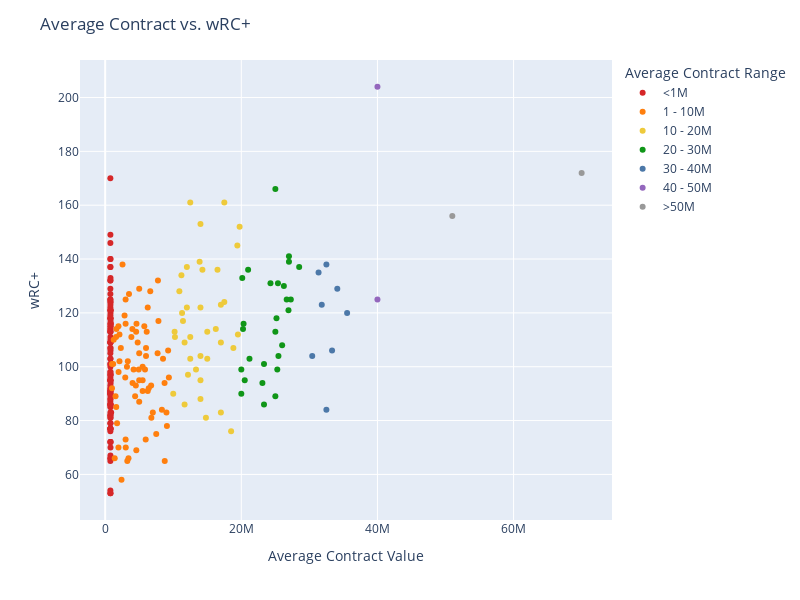

Write notebook code for a chart like this one.
### Markdown cell above
### Salary vs. wRC+ ###

### Code cell
fig = px.scatter(df_plussal,
                 x = 'Salary',
                 y = 'wRC+',
                 color = 'salcat',
                 category_orders={'salcat': desired_order},
                 color_discrete_sequence = (['#D62728', '#FF7F0E', '#EECA3B', '#109618', '#4C78A8', '#9467BD', '#999999']),
                 hover_data = 'Name')

fig.update_layout(width = 800,
                  height = 600,
                  legend_title = 'Average Contract Range',
                  title = 'Average Contract vs. wRC+',
                  xaxis_title = 'Average Contract Value')

fig.show()

### Figure 1 — Plotly figure (JSON) as saved in the notebook; plotly's stock layout.template omitted (floating-point values rounded to 4 significant figures)
{"data": [{"customdata": [["Elly De La Cruz"], ["Heliot Ramos"], ["James Wood"], ["Vinnie Pasquantino"], ["Maikel Garcia"], ["Brice Turang"], ["Riley Greene"], ["Junior Caminero"], ["Gunnar Henderson"], ["Spencer Torkelson"], ["Jackson Holliday"], ["Pete Crow-Armstrong"], ["CJ Abrams"], ["Andy Pages"], ["Tyler Soderstrom"], ["Xavier Edwards"], ["Nathaniel Lowe"], ["Anthony Volpe"], ["Otto Lopez"], ["Sal Frelick"], ["Michael Busch"], ["Jordan Beck"], ["Hunter Goodman"], ["Matt McLain"], ["Wyatt Langford"], ["Miguel Vargas"], ["Spencer Steer"], ["Yainer Diaz"], ["Nolan Schanuel"], ["Zach Neto"], ["Alec Burleson"], ["Oneil Cruz"], ["Lenyn Sosa"], ["Brenton Doyle"], ["Masyn Winn"], ["Kyle Manzardo"], ["Ben Rice"], ["Brooks Lee"], ["Shea Langeliers"], ["Jacob Wilson"], ["Eric Wagaman"], ["Josh Jung"], ["Joey Ortiz"], ["Caleb Durbin"], ["Chase Meidroth"], ["Addison Barger"], ["Cam Smith"], ["Nick Kurtz"], ["Jackson Merrill"], ["Carlos Santana"], ["Gabriel Arias"], ["Alek Thomas"], ["Dillon Dingler"], ["Kerry Carpenter"], ["Mark Vientos"], ["Victor Scott II"], ["Kyle Stowers"], ["Iván Herrera"], ["Patrick Bailey"], ["Logan O'Hoppe"], ["Austin Wells"], ["Drake Baldwin"], ["Isaac Collins"], ["Chandler Simpson"], ["Nathan Lukes"], ["Matt Shaw"], ["Josh Lowe"], ["Brett Baty"], ["Jasson Domínguez"], ["Tyler Freeman"], ["Jake Mangum"], ["Jonathan Aranda"], ["Daniel Schneemann"], ["Wilyer Abreu"], ["Nick Allen"], ["Bo Naylor"], ["Spencer Horwitz"], ["Nick Gonzales"], ["Nolan Jones"], ["Edgar Quero"], ["Nolan Gorman"], ["Jordan Walker"], ["Matt Wallner"], ["Liam Hicks"], ["Max Muncy"], ["Kody Clemens"], ["Brayan Rocchio"], ["Jake Burger"], ["Jared Triolo"], ["José Caballero"], ["Jacob Young"], ["Noelvi Marte"], ["Colton Cowser"], ["Jordan Westburg"], ["Daylen Lile"], ["Casey Schmitt"], ["Freddy Fermin"], ["Javier Sanoja"], ["Romy Gonzalez"], ["Michael Toglia"], ["Connor Norby"], ["Dane Myers"], ["Brooks Baldwin"], ["Trey Sweeney"], ["Alex Call"], ["Dylan Crews"], ["Gabriel Moreno"], ["Christopher Morel"], ["Roman Anthony"]], "hovertemplate": "salcat=<1M<br>Salary=%{x}<br>wRC+=%{y}<br>Name=%{customdata[0]}<extra></extra>", "legendgroup": "<1M", "marker": {"color": "#D62728", "symbol": "circle"}, "mode": "markers", "name": "<1M", "orientation": "v", "showlegend": true, "type": "scatter", "x": [770000.0, 780000.0, 764600.0, 793200.0, 774800.0, 777100.0, 812400.0, 764100.0, 782300.0, 785700.0, 764800.0, 771000.0, 780600.0, 770000.0, 765000.0, 772000.0, 760000.0, 879000.0, 778500.0, 771800.0, 780500.0, 762000.0, 765000.0, 770000.0, 773500.0, 770400.0, 780000.0, 805600.0, 780000.0, 780000.0, 778600.0, 785000.0, 770000.0, 765000.0, 770800.0, 763200.0, 782800.0, 764400.0, 770000.0, 760000.0, 770000.0, 780500.0, 776000.0, 760000.0, 760000.0, 760000.0, 760000.0, 760000.0, 809500.0, 760000.0, 770200.0, 793000.0, 762600.0, 796800.0, 788800.0, 764200.0, 768200.0, 770300.0, 780000.0, 790000.0, 801400.0, 760000.0, 761100.0, 760000.0, 766800.0, 760000.0, 775100.0, 774000.0, 774200.0, 775700.0, 760000.0, 766500.0, 766000.0, 780000.0, 780000.0, 790300.0, 767500.0, 775000.0, 770000.0, 760000.0, 782900.0, 770800.0, 770800.0, 760000.0, 760000.0, 771000.0, 771000.0, 790000.0, 775000.0, 776800.0, 768700.0, 760000.0, 774500.0, 772700.0, 760000.0, 780000.0, 781800.0, 761500.0, 774000.0, 765000.0, 765000.0, 769000.0, 762600.0, 764000.0, 769100.0, 761800.0, 793000.0, 771800.0, 760000.0], "xaxis": "x", "y": [109, 106, 127, 116, 121, 124, 121, 129, 120, 118, 96, 109, 107, 113, 125, 95, 91, 83, 86, 114, 140, 90, 118, 77, 118, 101, 97, 92, 109, 116, 124, 86, 100, 65, 91, 113, 133, 81, 132, 121, 85, 91, 67, 105, 87, 107, 90, 170, 116, 82, 77, 81, 109, 115, 97, 76, 149, 137, 70, 72, 94, 125, 122, 88, 103, 93, 79, 111, 103, 91, 95, 146, 79, 110, 53, 85, 119, 82, 72, 95, 88, 66, 114, 98, 137, 95, 77, 89, 86, 97, 66, 101, 83, 115, 132, 98, 77, 86, 123, 54, 90, 72, 92, 53, 113, 77, 117, 90, 140], "yaxis": "y"}, {"customdata": [["Geraldo Perdomo"], ["Jarren Duran"], ["Steven Kwan"], ["Ozzie Albies"], ["Taylor Ward"], ["William Contreras"], ["Michael Harris II"], ["Lawrence Butler"], ["Ernie Clement"], ["Ceddanne Rafaela"], ["Lars Nootbaar"], ["Trent Grisham"], ["Jo Adell"], ["Ke'Bryan Hayes"], ["Trevor Larnach"], ["Jonathan India"], ["Bryson Stott"], ["Mike Yastrzemski"], ["Brandon Lowe"], ["Andrew McCutchen"], ["Adolis García"], ["Gavin Sheets"], ["Ryan O'Hearn"], ["Luis Rengifo"], ["Josh Bell"], ["Jorge Polanco"], ["Brendan Donovan"], ["Zach McKinstry"], ["Alejandro Kirk"], ["Alec Bohm"], ["Gavin Lux"], ["Harrison Bader"], ["Cedric Mullins"], ["Jesús Sánchez"], ["Ty France"], ["Colt Keith"], ["Ryan Jeffers"], ["Wilmer Flores"], ["Mickey Moniak"], ["Adam Frazier"], ["Isiah Kiner-Falefa"], ["Willi Castro"], ["Tommy Pham"], ["Andrew Vaughn"], ["Isaac Paredes"], ["Jonah Heim"], ["Luis Robert Jr."], ["Brandon Marsh"], ["Carson Kelly"], ["Austin Hays"], ["Kyle Isbel"], ["Royce Lewis"], ["Ezequiel Tovar"], ["Victor Caratini"], ["Mike Tauchman"], ["Jake Meyers"], ["Adley Rutschman"], ["Ryan Mountcastle"], ["Jose Iglesias"], ["Tyler Stephenson"], ["Tyrone Taylor"], ["Miguel Andujar"], ["Danny Jansen"], ["Joey Bart"], ["Santiago Espinal"], ["Kyle Higashioka"], ["Michael A. Taylor"], ["Miguel Rojas"], ["Taylor Walls"], ["Rowdy Tellez"], ["Jose Trevino"], ["Kyle Farmer"]], "hovertemplate": "salcat=1 - 10M<br>Salary=%{x}<br>wRC+=%{y}<br>Name=%{customdata[0]}<extra></extra>", "legendgroup": "1 - 10M", "marker": {"color": "#FF7F0E", "symbol": "circle"}, "mode": "markers", "name": "1 - 10M", "orientation": "v", "showlegend": true, "type": "scatter", "x": [2550000.0, 3850000.0, 4175000.0, 5000000.0, 7825000.0, 6100000.0, 9000000.0, 9357000.0, 1970000.0, 6250000.0, 2950000.0, 5000000.0, 2100000.0, 8750000.0, 2100000.0, 4400000.0, 3200000.0, 9250000.0, 4000000.0, 5000000.0, 7000000.0, 1600000.0, 3500000.0, 5950000.0, 6000000.0, 7750000.0, 2850000.0, 1650000.0, 4600000.0, 7700000.0, 3325000.0, 6250000.0, 8725000.0, 4500000.0, 1000000.0, 4774000.0, 4550000.0, 5500000.0, 1250000.0, 1525000.0, 7500000.0, 6400000.0, 4025000.0, 5850000.0, 6625000.0, 4575000.0, 8333000.0, 3000000.0, 5750000.0, 5000000.0, 1750000.0, 1625000.0, 9071000.0, 6000000.0, 1950000.0, 2300000.0, 5500000.0, 6787000.0, 3000000.0, 4925000.0, 3025000.0, 3000000.0, 8500000.0, 1175000.0, 2400000.0, 6750000.0, 1950000.0, 5500000.0, 1400000.0, 1000000.0, 3425000.0, 3250000.0], "xaxis": "x", "y": [138, 111, 99, 87, 117, 113, 83, 96, 98, 91, 96, 129, 112, 65, 102, 89, 100, 106, 114, 95, 83, 111, 127, 73, 107, 132, 119, 114, 116, 105, 102, 122, 94, 93, 92, 109, 113, 95, 110, 89, 75, 92, 94, 99, 128, 69, 84, 116, 115, 105, 79, 85, 78, 104, 115, 107, 91, 81, 73, 99, 70, 125, 103, 101, 58, 93, 70, 100, 66, 101, 66, 65], "yaxis": "y"}, {"customdata": [["Kyle Schwarber"], ["Randy Arozarena"], ["Cal Raleigh"], ["Brent Rooker"], ["Luis Arraez"], ["J.P. Crawford"], ["Bryan Reynolds"], ["Seiya Suzuki"], ["Nico Hoerner"], ["Corbin Carroll"], ["Gleyber Torres"], ["Bo Bichette"], ["Jung Hoo Lee"], ["Josh Naylor"], ["Kyle Tucker"], ["Marcell Ozuna"], ["Jackson Chourio"], ["Ryan McMahon"], ["Willson Contreras"], ["Ketel Marte"], ["Lourdes Gurriel Jr."], ["Byron Buxton"], ["Paul Goldschmidt"], ["Jake Cronenworth"], ["Michael Conforto"], ["Max Kepler"], ["Andrew Benintendi"], ["Jeff McNeil"], ["Will Smith"], ["Ronald Acuña Jr."], ["Max Muncy"], ["Tommy Edman"], ["Jurickson Profar"], ["Sean Murphy"], ["Starling Marte"], ["Rhys Hoskins"], ["Jorge Soler"], ["Joc Pederson"]], "hovertemplate": "salcat=10 - 20M<br>Salary=%{x}<br>wRC+=%{y}<br>Name=%{customdata[0]}<extra></extra>", "legendgroup": "10 - 20M", "marker": {"color": "#EECA3B", "symbol": "circle"}, "mode": "markers", "name": "10 - 20M", "orientation": "v", "showlegend": true, "type": "scatter", "x": [19750000.0, 11300000.0, 17500000.0, 12000000.0, 14000000.0, 10200000.0, 13340000.0, 17000000.0, 11670000.0, 13880000.0, 15000000.0, 11200000.0, 18830000.0, 10900000.0, 16500000.0, 16250000.0, 10250000.0, 11670000.0, 17500000.0, 19420000.0, 14000000.0, 14290000.0, 12500000.0, 11430000.0, 17000000.0, 10000000.0, 15000000.0, 12500000.0, 14000000.0, 12500000.0, 12000000.0, 14800000.0, 14000000.0, 12170000.0, 19500000.0, 17000000.0, 14000000.0, 18500000.0], "xaxis": "x", "y": [152, 120, 161, 122, 104, 113, 99, 123, 109, 139, 113, 134, 107, 128, 136, 114, 111, 86, 124, 145, 95, 136, 103, 117, 83, 90, 103, 111, 153, 161, 137, 81, 122, 97, 112, 109, 88, 76], "yaxis": "y"}, {"customdata": [["Matt Olson"], ["Pete Alonso"], ["Fernando Tatis Jr."], ["Bobby Witt Jr."], ["Willy Adames"], ["Vladimir Guerrero Jr."], ["José Ramírez"], ["Ian Happ"], ["Cody Bellinger"], ["Jose Altuve"], ["Trevor Story"], ["Brandon Nimmo"], ["Dansby Swanson"], ["Christian Yelich"], ["Salvador Perez"], ["Christian Walker"], ["Trea Turner"], ["Freddie Freeman"], ["Nick Castellanos"], ["George Springer"], ["Bryce Harper"], ["Xander Bogaerts"], ["J.T. Realmuto"], ["Matt Chapman"], ["Marcus Semien"], ["Austin Riley"], ["Javier Báez"]], "hovertemplate": "salcat=20 - 30M<br>Salary=%{x}<br>wRC+=%{y}<br>Name=%{customdata[0]}<extra></extra>", "legendgroup": "20 - 30M", "marker": {"color": "#109618", "symbol": "circle"}, "mode": "markers", "name": "20 - 30M", "orientation": "v", "showlegend": true, "type": "scatter", "x": [21000000.0, 27000000.0, 24290000.0, 26250000.0, 26000000.0, 28500000.0, 20140000.0, 20330000.0, 26670000.0, 25000000.0, 23330000.0, 20250000.0, 25290000.0, 26930000.0, 20500000.0, 20000000.0, 27270000.0, 27000000.0, 20000000.0, 25000000.0, 25380000.0, 25450000.0, 23100000.0, 25170000.0, 25000000.0, 21200000.0, 23330000.0], "xaxis": "x", "y": [136, 141, 131, 130, 108, 137, 133, 116, 125, 113, 101, 114, 99, 121, 95, 99, 125, 139, 90, 166, 131, 104, 94, 118, 89, 103, 86], "yaxis": "y"}, {"customdata": [["Francisco Lindor"], ["Rafael Devers"], ["Manny Machado"], ["Mookie Betts"], ["Carlos Correa"], ["Mike Trout"], ["Corey Seager"], ["Nolan Arenado"]], "hovertemplate": "salcat=30 - 40M<br>Salary=%{x}<br>wRC+=%{y}<br>Name=%{customdata[0]}<extra></extra>", "legendgroup": "30 - 40M", "marker": {"color": "#4C78A8", "symbol": "circle"}, "mode": "markers", "name": "30 - 40M", "orientation": "v", "showlegend": true, "type": "scatter", "x": [34100000.0, 31350000.0, 31820000.0, 30420000.0, 33330000.0, 35540000.0, 32500000.0, 32500000.0], "xaxis": "x", "y": [129, 135, 123, 104, 106, 120, 138, 84], "yaxis": "y"}, {"customdata": [["Aaron Judge"], ["Alex Bregman"]], "hovertemplate": "salcat=40 - 50M<br>Salary=%{x}<br>wRC+=%{y}<br>Name=%{customdata[0]}<extra></extra>", "legendgroup": "40 - 50M", "marker": {"color": "#9467BD", "symbol": "circle"}, "mode": "markers", "name": "40 - 50M", "orientation": "v", "showlegend": true, "type": "scatter", "x": [40000000.0, 40000000.0], "xaxis": "x", "y": [204, 125], "yaxis": "y"}, {"customdata": [["Shohei Ohtani"], ["Juan Soto"]], "hovertemplate": "salcat=>50M<br>Salary=%{x}<br>wRC+=%{y}<br>Name=%{customdata[0]}<extra></extra>", "legendgroup": ">50M", "marker": {"color": "#999999", "symbol": "circle"}, "mode": "markers", "name": ">50M", "orientation": "v", "showlegend": true, "type": "scatter", "x": [70000000.0, 51000000.0], "xaxis": "x", "y": [172, 156], "yaxis": "y"}], "layout": {"height": 600, "legend": {"title": {"text": "Average Contract Range"}, "tracegroupgap": 0}, "margin": {"t": 60}, "title": {"text": "Average Contract vs. wRC+"}, "width": 800, "xaxis": {"anchor": "y", "domain": [0, 1], "title": {"text": "Average Contract Value"}}, "yaxis": {"anchor": "x", "domain": [0, 1], "title": {"text": "wRC+"}}}}
